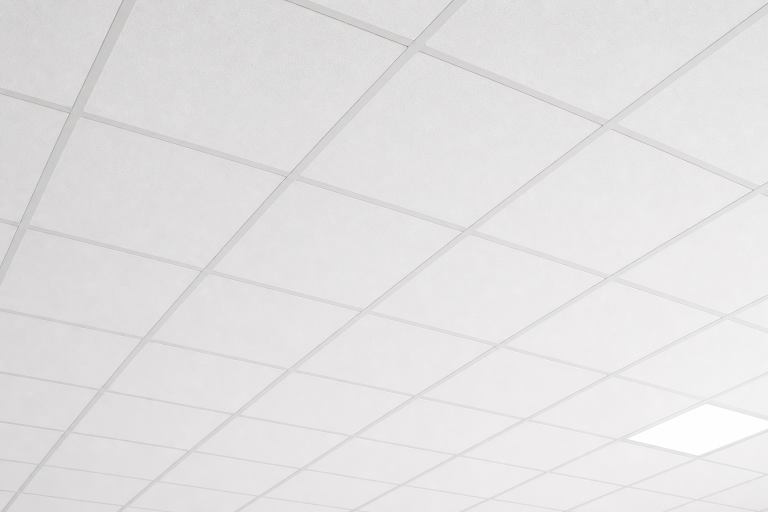
#> input picture assets/bg_light.png, 1536 x 1024 px (shown at 1/2 size)
$ python analyze_bg.py
#> lines starting #> are read from the running program, lines starting #| are printed output that depends on the picture
from __future__ import annotations

from pathlib import Path


def _fmt_rgb(rgb: tuple[int, int, int]) -> str:
    return "#{:02X}{:02X}{:02X}".format(*rgb)


def analyze(path: Path, *, colors: int = 10) -> dict:
    # Pillow is already available in this project via Kivy's deps on Windows.
#> called with colors = 10
    from PIL import Image

    im = Image.open(path).convert("RGB")
#> im is the input picture: PIL image 1536x1024 RGB; mean R, G, B 227.2, 225.7, 226.1
    im_s = im.resize((180, 180))
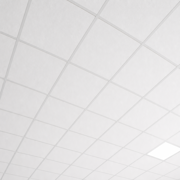
#> im_s: PIL image 180x180 RGB; mean R, G, B 227.2, 225.7, 226.1
    pal = im_s.quantize(colors=colors).convert("RGB")
    items = pal.getcolors(180 * 180) or []
#> items = [(1800, (241, 240, 241)), (3145, (237, 235, 236)), (3238, (235, 233, 234)), (3561, (232, 230, 231)), (2257, (230, 228, 229)), (3128, (228, 227, 227)), (3782, (225, 224, 224)), (3870, (223, 221, 221)), (5109, (219, 218, 218)), (2510, (212, 211, 211))]
    items.sort(reverse=True, key=lambda x: x[0])

    top = [c for _, c in items[:6]]
#> top = [(219, 218, 218), (223, 221, 221), (225, 224, 224), (232, 230, 231), (235, 233, 234), (237, 235, 236)]
    px = list(im_s.getdata())
#> px = 32400 items
    avg = tuple(sum(p[i] for p in px) // len(px) for i in range(3))
#> avg = (227, 225, 226)
    return {"avg": avg, "top": top}


def main() -> int:
    base = Path(__file__).resolve().parents[1] / "assets"
    targets = {
        "bg_light": base / "bg_light.png",
        "bg_dark": base / "bg_dark.png",
    }

    for name, p in targets.items():
        d = analyze(p)
#> d = {'avg': (227, 225, 226), 'top': [(219, 218, 218), (223, 221, 221), (225, 224, 224), (232, 230, 231), (235, 233, 234), (237, 235, 236)]}
        print(name, str(p))
        print(" avg", d["avg"], _fmt_rgb(d["avg"]))
#|  avg (227, 225, 226) #E3E1E2
        print(" top", [(_fmt_rgb(c), c) for c in d["top"]])
#|  top [('#DBDADA', (219, 218, 218)), ('#DFDDDD', (223, 221, 221)), ('#E1E0E0', (225, 224, 224)), ('#E8E6E7', (232, 230, 231)), ('#EBE9EA', (235, 233, 234)), ('#EDEBEC', (237, 235, 236))]
        print()
#> pass 2 of the loop in main, `for name, p in targets.items():`:
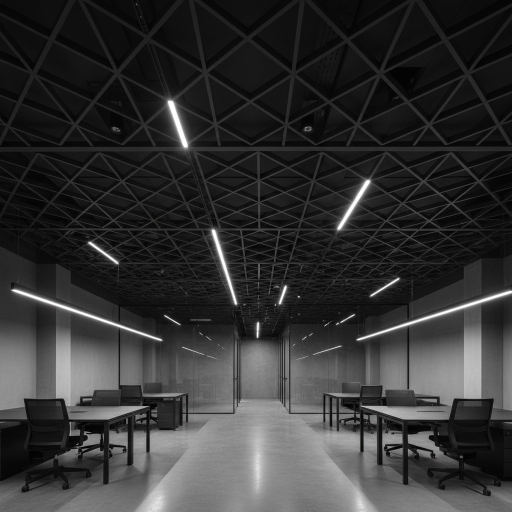
#> input picture assets/bg_dark.png, 1024 x 1024 px (shown at 1/2 size)
#> in analyze, im is the input picture: PIL image 1024x1024 RGB; mean R, G, B 51.7, 51.7, 51.7
#> in analyze (call 2), `im_s = im.resize((180, 180))`:
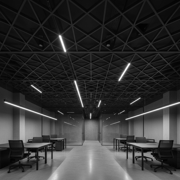
#> im_s: PIL image 180x180 RGB; mean R, G, B 51.7, 51.7, 51.7
#> in analyze (call 2), `pal = im_s.quantize(colors=colors).convert("RGB")`:
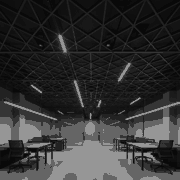
#> pal: PIL image 180x180 RGB; min 9, max 150, mean 50.9
#> items = [(4029, (101, 101, 101)), (3363, (53, 53, 53)), (4267, (34, 34, 34)), (2708, (27, 27, 27)), (2086, (24, 24, 24)), (4079, (150, 150, 150)), (4139, (20, 20, 20)), (2965, (16, 16, 16)), (2252, (14, 14, 14)), (2512, (9, 9, 9))]
#> top = [(34, 34, 34), (20, 20, 20), (150, 150, 150), (101, 101, 101), (53, 53, 53), (16, 16, 16)]
#> avg = (51, 51, 51)
#> d = {'avg': (51, 51, 51), 'top': [(34, 34, 34), (20, 20, 20), (150, 150, 150), (101, 101, 101), (53, 53, 53), (16, 16, 16)]}
#|  avg (51, 51, 51) #333333
#|  top [('#222222', (34, 34, 34)), ('#141414', (20, 20, 20)), ('#969696', (150, 150, 150)), ('#656565', (101, 101, 101)), ('#353535', (53, 53, 53)), ('#101010', (16, 16, 16))]
    return 0


if __name__ == "__main__":
    raise SystemExit(main())
#> (the program exits here)
